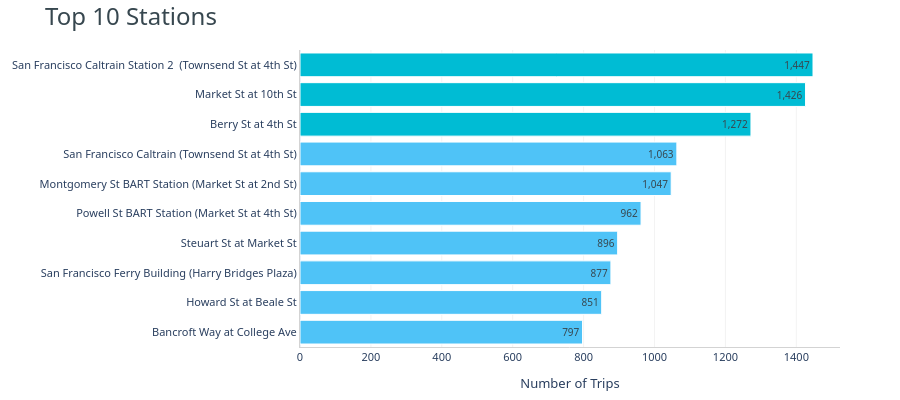

Notebook code cell kept with this figure:
### Code cell
top_stations = (
    df['start_station_name']
    .value_counts()
    .head(10)
    .sort_values(ascending=False)  
    )
stations = top_stations.index
counts = top_stations.values

colors_stations = [
    COLORS['primary'] if value in top_stations.head(3).values
    else COLORS['light_blue']
    for value in counts
]

fig6 = go.Figure()

fig6.add_trace(go.Bar(
    y=stations,
    x=counts,
    orientation='h',
    marker=dict(color=colors_stations, line=dict(width=1, color='white')),
    text=[f'{c:,}' for c in counts],
    textposition='inside',
    textfont=dict(size=10, color=COLORS['dark'])
))
fig6.update_layout(
    title=dict(text='Top 10 Stations', font=dict(size=24, color=COLORS['dark'])),
    template='plotly_white',
    height=400,
    font=dict(family="Segoe UI, Arial", size=11),
    paper_bgcolor='white',
    plot_bgcolor='white',
    xaxis=dict(showgrid=True, gridcolor='rgba(0,0,0,0.05)', linecolor='lightgray', title='Number of Trips'),
    yaxis=dict(showgrid=False, linecolor='lightgray', autorange="reversed"),
    margin=dict(l=120, r=60, t=50, b=40),
    bargap=0.2
)

### Figure 1 — Plotly figure (JSON) as saved in the notebook; plotly's stock layout.template omitted (floating-point values rounded to 4 significant figures)
{"data": [{"marker": {"color": ["#00BCD4", "#00BCD4", "#00BCD4", "#4FC3F7", "#4FC3F7", "#4FC3F7", "#4FC3F7", "#4FC3F7", "#4FC3F7", "#4FC3F7"], "line": {"color": "white", "width": 1}}, "orientation": "h", "text": ["1,447", "1,426", "1,272", "1,063", "1,047", "962", "896", "877", "851", "797"], "textfont": {"color": "#37474F", "size": 10}, "textposition": "inside", "type": "bar", "x": [1447, 1426, 1272, 1063, 1047, 962, 896, 877, 851, 797], "y": ["San Francisco Caltrain Station 2  (Townsend St at 4th St)", "Market St at 10th St", "Berry St at 4th St", "San Francisco Caltrain (Townsend St at 4th St)", "Montgomery St BART Station (Market St at 2nd St)", "Powell St BART Station (Market St at 4th St)", "Steuart St at Market St", "San Francisco Ferry Building (Harry Bridges Plaza)", "Howard St at Beale St", "Bancroft Way at College Ave"]}], "layout": {"bargap": 0.2, "font": {"family": "Segoe UI, Arial", "size": 11}, "height": 400, "margin": {"b": 40, "l": 120, "r": 60, "t": 50}, "paper_bgcolor": "white", "plot_bgcolor": "white", "title": {"font": {"color": "#37474F", "size": 24}, "text": "Top 10 Stations"}, "xaxis": {"gridcolor": "rgba(0,0,0,0.05)", "linecolor": "lightgray", "showgrid": true, "title": {"text": "Number of Trips"}}, "yaxis": {"autorange": "reversed", "linecolor": "lightgray", "showgrid": false}}}
